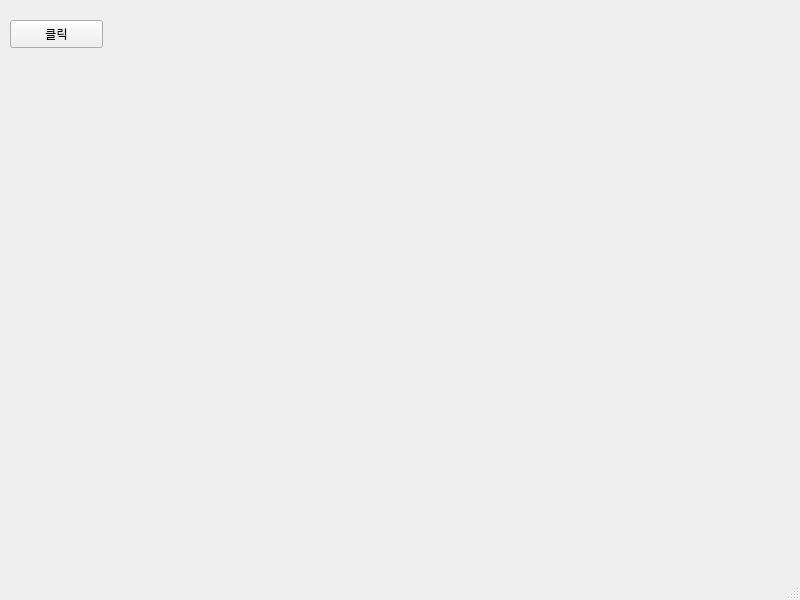
<?xml version="1.0" encoding="UTF-8"?>
<ui version="4.0">
 <class>MainWindow</class>
 <widget class="QMainWindow" name="MainWindow">
  <property name="geometry">
   <rect>
    <x>0</x>
    <y>0</y>
    <width>800</width>
    <height>600</height>
   </rect>
  </property>
  <property name="windowTitle">
   <string>MainWindow</string>
  </property>
  <widget class="QWidget" name="centralwidget">
   <widget class="QPushButton" name="pushButton">
    <property name="geometry">
     <rect>
      <x>10</x>
      <y>20</y>
      <width>93</width>
      <height>28</height>
     </rect>
    </property>
    <property name="text">
     <string>클릭</string>
    </property>
   </widget>
  </widget>
  <widget class="QMenuBar" name="menubar">
   <property name="geometry">
    <rect>
     <x>0</x>
     <y>0</y>
     <width>800</width>
     <height>26</height>
    </rect>
   </property>
  </widget>
  <widget class="QStatusBar" name="statusbar"/>
 </widget>
 <resources/>
 <connections/>
</ui>
